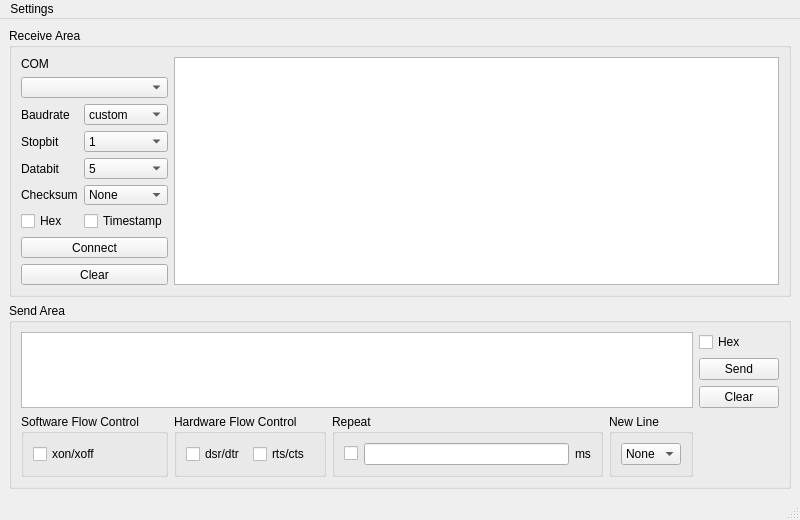
<?xml version="1.0" encoding="UTF-8"?>
<ui version="4.0">
 <class>MainWindow</class>
 <widget class="QMainWindow" name="MainWindow">
  <property name="geometry">
   <rect>
    <x>0</x>
    <y>0</y>
    <width>800</width>
    <height>520</height>
   </rect>
  </property>
  <property name="minimumSize">
   <size>
    <width>800</width>
    <height>520</height>
   </size>
  </property>
  <property name="windowTitle">
   <string>QtComMate</string>
  </property>
  <widget class="QWidget" name="centralWidget">
   <layout class="QGridLayout" name="gridLayout">
    <item row="1" column="0">
     <widget class="QGroupBox" name="SerialSendGroupBox">
      <property name="title">
       <string>Send Area</string>
      </property>
      <layout class="QGridLayout" name="gridLayout_3">
       <item row="0" column="0" rowspan="3" colspan="4">
        <widget class="QTextEdit" name="SerialSendTextEdit"/>
       </item>
       <item row="0" column="4">
        <widget class="QCheckBox" name="SerialSendHexCheckBox">
         <property name="text">
          <string>Hex</string>
         </property>
        </widget>
       </item>
       <item row="1" column="4">
        <widget class="QPushButton" name="SerialSendPushButton">
         <property name="text">
          <string>Send</string>
         </property>
        </widget>
       </item>
       <item row="2" column="4">
        <widget class="QPushButton" name="SerialSendClearPushButton">
         <property name="text">
          <string>Clear</string>
         </property>
        </widget>
       </item>
       <item row="3" column="0">
        <widget class="QGroupBox" name="SerialSoftFlowControlGroupBox">
         <property name="title">
          <string>Software Flow Control</string>
         </property>
         <layout class="QHBoxLayout" name="horizontalLayout">
          <item>
           <widget class="QCheckBox" name="SerialSoftFlowControlCheckBox">
            <property name="text">
             <string>xon/xoff</string>
            </property>
           </widget>
          </item>
         </layout>
        </widget>
       </item>
       <item row="3" column="1">
        <widget class="QGroupBox" name="SerialHardFlowControlGroupBox">
         <property name="title">
          <string>Hardware Flow Control</string>
         </property>
         <layout class="QHBoxLayout" name="horizontalLayout_2">
          <item>
           <widget class="QCheckBox" name="SerialHardFlowControlDSRDTRCheckBox">
            <property name="text">
             <string>dsr/dtr</string>
            </property>
           </widget>
          </item>
          <item>
           <widget class="QCheckBox" name="SerialHardFlowControlRTSCTSCheckBox">
            <property name="text">
             <string>rts/cts</string>
            </property>
           </widget>
          </item>
         </layout>
        </widget>
       </item>
       <item row="3" column="2">
        <widget class="QGroupBox" name="SerialSendRepeatGroupBox">
         <property name="title">
          <string>Repeat</string>
         </property>
         <layout class="QGridLayout" name="gridLayout_4">
          <item row="0" column="0">
           <widget class="QCheckBox" name="SerialSendRepeatCheckBox">
            <property name="text">
             <string/>
            </property>
           </widget>
          </item>
          <item row="0" column="1">
           <widget class="QLineEdit" name="SerialSendRepeatDurationLineEdit"/>
          </item>
          <item row="0" column="2">
           <widget class="QLabel" name="SerialSendRepeatUnitLabel">
            <property name="text">
             <string>ms</string>
            </property>
           </widget>
          </item>
         </layout>
        </widget>
       </item>
       <item row="3" column="3">
        <widget class="QGroupBox" name="SerialSendLineFeedGroupBox">
         <property name="title">
          <string>New Line</string>
         </property>
         <layout class="QHBoxLayout" name="horizontalLayout_3">
          <item>
           <widget class="QComboBox" name="SerialSendLineFeedComboBox">
            <item>
             <property name="text">
              <string>None</string>
             </property>
            </item>
            <item>
             <property name="text">
              <string>/r/n</string>
             </property>
            </item>
            <item>
             <property name="text">
              <string>/n</string>
             </property>
            </item>
           </widget>
          </item>
         </layout>
        </widget>
       </item>
      </layout>
     </widget>
    </item>
    <item row="0" column="0">
     <widget class="QGroupBox" name="SerialReceiveGroupBox">
      <property name="title">
       <string>Receive Area</string>
      </property>
      <property name="checkable">
       <bool>false</bool>
      </property>
      <layout class="QGridLayout" name="gridLayout_2" columnstretch="0,1">
       <item row="0" column="1">
        <widget class="QTextEdit" name="SerialReceiveTextEdit">
         <property name="minimumSize">
          <size>
           <width>0</width>
           <height>0</height>
          </size>
         </property>
         <property name="undoRedoEnabled">
          <bool>false</bool>
         </property>
         <property name="readOnly">
          <bool>true</bool>
         </property>
        </widget>
       </item>
       <item row="0" column="0">
        <layout class="QFormLayout" name="SerialReceiveFormLayout">
         <item row="0" column="0">
          <widget class="QLabel" name="SerialComLabel">
           <property name="text">
            <string>COM</string>
           </property>
          </widget>
         </item>
         <item row="2" column="0">
          <widget class="QLabel" name="SerialBaudrateLabel">
           <property name="text">
            <string>Baudrate</string>
           </property>
          </widget>
         </item>
         <item row="2" column="1">
          <widget class="QComboBox" name="SerialBaudrateComboBox">
           <item>
            <property name="text">
             <string>custom</string>
            </property>
           </item>
           <item>
            <property name="text">
             <string>110</string>
            </property>
           </item>
           <item>
            <property name="text">
             <string>300</string>
            </property>
           </item>
           <item>
            <property name="text">
             <string>600</string>
            </property>
           </item>
           <item>
            <property name="text">
             <string>1200</string>
            </property>
           </item>
           <item>
            <property name="text">
             <string>2400</string>
            </property>
           </item>
           <item>
            <property name="text">
             <string>4800</string>
            </property>
           </item>
           <item>
            <property name="text">
             <string>9600</string>
            </property>
           </item>
           <item>
            <property name="text">
             <string>19200</string>
            </property>
           </item>
           <item>
            <property name="text">
             <string>38400</string>
            </property>
           </item>
           <item>
            <property name="text">
             <string>57600</string>
            </property>
           </item>
           <item>
            <property name="text">
             <string>76800</string>
            </property>
           </item>
           <item>
            <property name="text">
             <string>115200</string>
            </property>
           </item>
           <item>
            <property name="text">
             <string>128000</string>
            </property>
           </item>
           <item>
            <property name="text">
             <string>230400</string>
            </property>
           </item>
           <item>
            <property name="text">
             <string>256000</string>
            </property>
           </item>
           <item>
            <property name="text">
             <string>460800</string>
            </property>
           </item>
           <item>
            <property name="text">
             <string>512000</string>
            </property>
           </item>
           <item>
            <property name="text">
             <string>576000</string>
            </property>
           </item>
           <item>
            <property name="text">
             <string>921600</string>
            </property>
           </item>
           <item>
            <property name="text">
             <string>1000000</string>
            </property>
           </item>
           <item>
            <property name="text">
             <string>1500000</string>
            </property>
           </item>
           <item>
            <property name="text">
             <string>2000000</string>
            </property>
           </item>
          </widget>
         </item>
         <item row="3" column="0">
          <widget class="QLabel" name="SerialStopBitLabel">
           <property name="text">
            <string>Stopbit</string>
           </property>
          </widget>
         </item>
         <item row="3" column="1">
          <widget class="QComboBox" name="SerialStopBitComboBox">
           <item>
            <property name="text">
             <string>1</string>
            </property>
           </item>
           <item>
            <property name="text">
             <string>1.5</string>
            </property>
           </item>
           <item>
            <property name="text">
             <string>2</string>
            </property>
           </item>
          </widget>
         </item>
         <item row="4" column="0">
          <widget class="QLabel" name="SerialDataBitLabel">
           <property name="text">
            <string>Databit</string>
           </property>
          </widget>
         </item>
         <item row="4" column="1">
          <widget class="QComboBox" name="SerialDataBitcomboBox">
           <item>
            <property name="text">
             <string>5</string>
            </property>
           </item>
           <item>
            <property name="text">
             <string>6</string>
            </property>
           </item>
           <item>
            <property name="text">
             <string>7</string>
            </property>
           </item>
           <item>
            <property name="text">
             <string>8</string>
            </property>
           </item>
          </widget>
         </item>
         <item row="5" column="0">
          <widget class="QLabel" name="SerialChecksumBitLabel">
           <property name="text">
            <string>Checksum</string>
           </property>
          </widget>
         </item>
         <item row="5" column="1">
          <widget class="QComboBox" name="SerialChecksumBitComboBox">
           <item>
            <property name="text">
             <string>None</string>
            </property>
           </item>
           <item>
            <property name="text">
             <string>Even</string>
            </property>
           </item>
           <item>
            <property name="text">
             <string>Odd</string>
            </property>
           </item>
           <item>
            <property name="text">
             <string>Mark</string>
            </property>
           </item>
           <item>
            <property name="text">
             <string>Space</string>
            </property>
           </item>
          </widget>
         </item>
         <item row="6" column="0">
          <widget class="QCheckBox" name="SerialReceiveHexCheckBox">
           <property name="text">
            <string>Hex</string>
           </property>
          </widget>
         </item>
         <item row="6" column="1">
          <widget class="QCheckBox" name="SerialReceiveTimestampCheckBox">
           <property name="text">
            <string>Timestamp</string>
           </property>
          </widget>
         </item>
         <item row="8" column="0" colspan="2">
          <widget class="QPushButton" name="SerialReceiveClearPushButton">
           <property name="text">
            <string>Clear</string>
           </property>
          </widget>
         </item>
         <item row="7" column="0" colspan="2">
          <widget class="QPushButton" name="SerialConnectComPushButton">
           <property name="text">
            <string>Connect</string>
           </property>
          </widget>
         </item>
         <item row="1" column="0" colspan="2">
          <widget class="SerialPort_ComBoBox" name="SerialComboBox">
           <property name="minimumSize">
            <size>
             <width>0</width>
             <height>0</height>
            </size>
           </property>
          </widget>
         </item>
        </layout>
       </item>
      </layout>
     </widget>
    </item>
   </layout>
  </widget>
  <widget class="QStatusBar" name="SerialStatusBar"/>
  <widget class="QMenuBar" name="menuBar">
   <property name="geometry">
    <rect>
     <x>0</x>
     <y>0</y>
     <width>800</width>
     <height>21</height>
    </rect>
   </property>
   <widget class="QMenu" name="menu">
    <property name="title">
     <string>Settings</string>
    </property>
    <widget class="QMenu" name="MenuLanguage">
     <property name="title">
      <string>Language</string>
     </property>
     <addaction name="EnglishLanguageAction"/>
     <addaction name="SimplifiedChineseLanguageAction"/>
     <addaction name="TraditionalChineseLanguageAction"/>
    </widget>
    <widget class="QMenu" name="MenuFont">
     <property name="title">
      <string>Font</string>
     </property>
     <addaction name="FontSetAction"/>
    </widget>
    <addaction name="MenuLanguage"/>
    <addaction name="MenuFont"/>
   </widget>
   <addaction name="menu"/>
  </widget>
  <action name="EnglishLanguageAction">
   <property name="checkable">
    <bool>true</bool>
   </property>
   <property name="checked">
    <bool>true</bool>
   </property>
   <property name="text">
    <string>English</string>
   </property>
  </action>
  <action name="SimplifiedChineseLanguageAction">
   <property name="checkable">
    <bool>true</bool>
   </property>
   <property name="text">
    <string>简体中文</string>
   </property>
  </action>
  <action name="TraditionalChineseLanguageAction">
   <property name="checkable">
    <bool>true</bool>
   </property>
   <property name="text">
    <string>繁體中文</string>
   </property>
  </action>
  <action name="FontSetAction">
   <property name="text">
    <string>Font Settings</string>
   </property>
  </action>
 </widget>
 <customwidgets>
  <customwidget>
   <class>SerialPort_ComBoBox</class>
   <extends>QComboBox</extends>
   <header>serialport_combobox.h</header>
  </customwidget>
 </customwidgets>
 <resources/>
 <connections/>
</ui>
